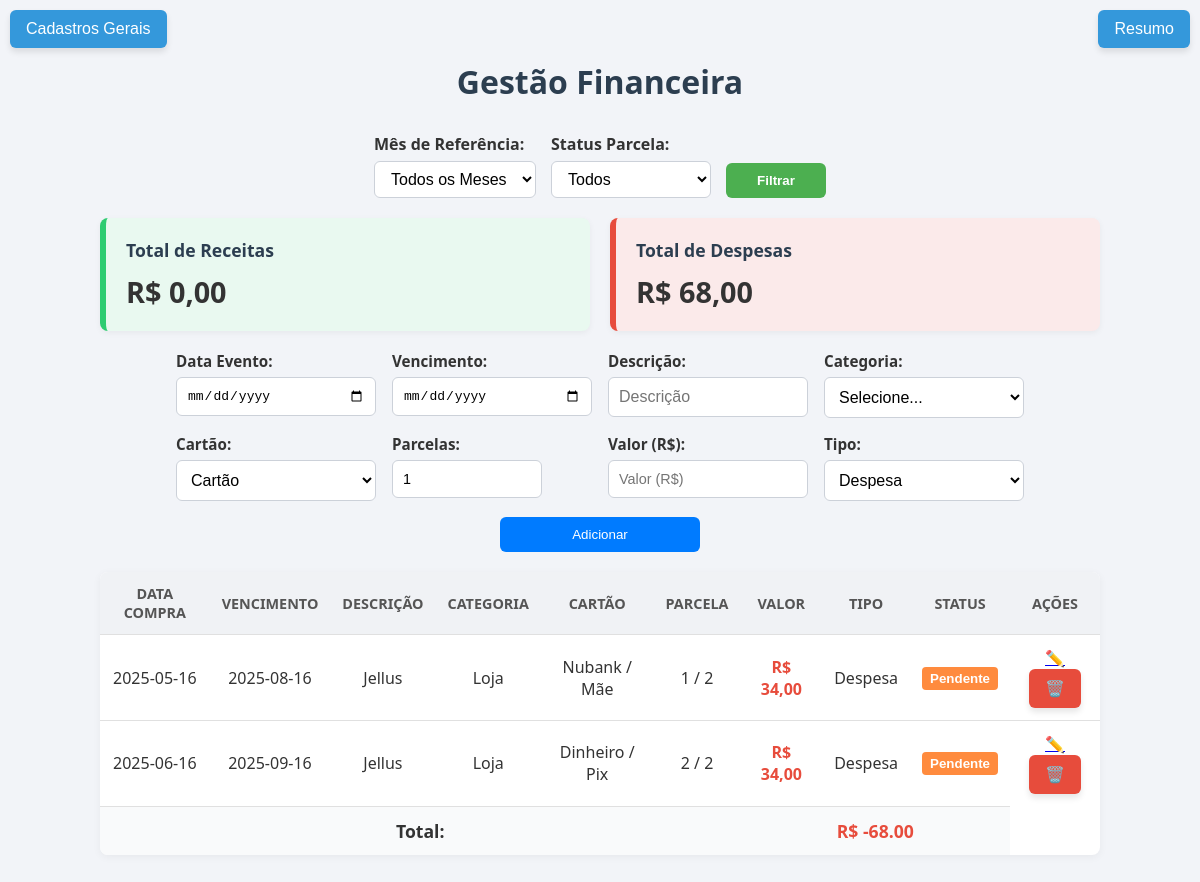
Screenshot of /index (signed in) with the database file from the repository.
### tables this page shows
CREATE TABLE movimentacoes (
        id INTEGER PRIMARY KEY AUTOINCREMENT,
        data TEXT NOT NULL,
        descricao TEXT,
        categoria TEXT,
        cartao TEXT,
        valor REAL,
        tipo TEXT
    , parcelas INTEGER DEFAULT 1, parcela_numero INTEGER DEFAULT 1, paga INTEGER DEFAULT 0, data_pagamento TEXT, usuario_id INTEGER REFERENCES usuarios(id));

CREATE TABLE cartoes (
        id INTEGER PRIMARY KEY AUTOINCREMENT,
        nome TEXT NOT NULL,
        bandeira TEXT
    );

### app.py (the view, shortened to what this page needs)
@app.route('/index', methods=['GET', 'POST'])
def index():
    if 'usuario' not in session:
        return redirect(url_for('login'))
    filtro_mes = request.args.get('mes')
    filtro_pago = request.args.get('pago')
    edit_id = request.args.get('edit_id')
    conn = get_db_connection()
    cursor = conn.cursor()
    cursor.execute("SELECT id FROM usuarios WHERE username = ?", (session['usuario'],))
    usuario_id = cursor.fetchone()['id']
    movimentacao_edit = None
    if edit_id:
        cursor.execute("SELECT * FROM movimentacoes WHERE id = ? AND usuario_id = ?", (edit_id, usuario_id))
        movimentacao_edit = cursor.fetchone()
    query = "SELECT * FROM movimentacoes WHERE usuario_id = ?"
    params = [usuario_id]
    if filtro_mes:
        query += " AND strftime('%Y-%m', data_pagamento) = ?"
        params.append(filtro_mes)
    if filtro_pago == 'sim':
        query += " AND paga = 1"
    elif filtro_pago == 'nao':
        query += " AND paga = 0"
    query += " ORDER BY data_pagamento"
    cursor.execute(query, params)
    movimentacoes = cursor.fetchall()
    cursor.execute('SELECT id, nome, descricao FROM categorias ORDER BY descricao')
    categorias = cursor.fetchall()
    cursor.execute('SELECT id, nome, bandeira FROM cartoes ORDER BY nome')
    cartoes = cursor.fetchall()
    cartoes_dict = {c['id']: {'nome': c['nome'], 'bandeira': c['bandeira']} for c in cartoes}
    movimentacoes_formatadas = []
    for m in movimentacoes:
        try:
            cartao_id = int(m['cartao']) if m['cartao'] is not None else None
            cartao_info = cartoes_dict.get(cartao_id)
        except (ValueError, KeyError, TypeError):
            cartao_info = None
        movimentacoes_formatadas.append({
            'id': m['id'],
            'data': m['data'],
            'data_pagamento': m['data_pagamento'],
            'descricao': m['descricao'],
            'categoria': m['categoria'],
            'cartao': cartao_info,
            'valor': m['valor'],
            'tipo': m['tipo'],
            'parcelas': m['parcelas'] if 'parcelas' in m.keys() else 1,
            'parcela_numero': m['parcela_numero'] if 'parcela_numero' in m.keys() else 1,
            'paga': bool(m['paga']) if 'paga' in m.keys() else False
        })
    total = sum(m['valor'] if m['tipo'] == 'receita' else -m['valor'] for m in movimentacoes_formatadas)
    total_receitas = sum(m['valor'] for m in movimentacoes_formatadas if m['tipo'] == 'receita')
    total_despesas = sum(m['valor'] for m in movimentacoes_formatadas if m['tipo'] == 'despesa')
    conn.close()
    return render_template(
        'index.html',
        movimentacoes=movimentacoes_formatadas,
        categorias=categorias,
        cartoes=cartoes,
        total=total,
        total_receitas=total_receitas,
        total_despesas=total_despesas,
        filtro_mes=filtro_mes,
        filtro_pago=filtro_pago,
        usuario=session['usuario'],
        movimentacao_edit=movimentacao_edit
    )

### app.py (called while the page is built)
def get_db_connection():
    conn = sqlite3.connect('database.db')
    conn.row_factory = sqlite3.Row
    return conn

@app.template_filter('format_currency')
def format_currency(valor):
    return f"R$ {valor:,.2f}".replace(',', 'X').replace('.', ',').replace('X', '.')

### templates/index.html (shortened to what this page needs)
<!DOCTYPE html>
<html lang="pt-br">
<head>
    <link rel="stylesheet" href="{{ url_for('static', filename='style.css') }}">
</head>
<body>
    <h1>Gestão Financeira</h1>
    <div class="top-buttons">
        <a href="{{ url_for('cadastros') }}">
            <button class="btn-cadastros">Cadastros Gerais</button>
        </a>
        <a href="{{ url_for('resumo') }}">
            <button class="btn-resumo">Resumo</button>
        </a>
    </div>
    <form method="get" class="filtros-container">
        <div>
            <label for="mes">Mês de Referência:</label>
            <select name="mes" id="mes">
                <option value="" {% if not filtro_mes %}selected{% endif %}>Todos os Meses</option>
            </select>
        </div>
        <div>
            <label for="pago">Status Parcela:</label>
            <select name="pago" id="pago">
                <option value="" {% if not filtro_pago %}selected{% endif %}>Todos</option>
            </select>
        </div>
        <div>
            <button type="submit">Filtrar</button>
        </div>
    </form>
    <div class="caixas-totais">
        <div class="caixa receita">
            <h3>Total de Receitas</h3>
            <p>{{ total_receitas | format_currency }}</p>
        </div>
        <div class="caixa despesa">
            <h3>Total de Despesas</h3>
            <p>{{ total_despesas | format_currency }}</p>
        </div>
    </div>
    <form method="post" class="formulario">
        <div>
            <label for="data">Data Evento:</label>
            <input type="date" name="data" id="data"
                   value="{{ movimentacao_edit.data if movimentacao_edit else '' }}">
        </div>
        <div>
            <label for="data_pagamento">Vencimento:</label>
            <input type="date" name="data_pagamento" id="data_pagamento" required
                   value="{{ movimentacao_edit.data_pagamento if movimentacao_edit else '' }}">
        </div>
        <div>
            <label for="descricao">Descrição:</label>
            <input type="text" name="descricao" id="descricao" placeholder="Descrição" required
                   value="{{ movimentacao_edit.descricao if movimentacao_edit else '' }}">
        </div>
        <div>
            <label for="categoria">Categoria:</label>
            <select name="categoria" required>
                <option value="">Selecione...</option>
            </select>
        </div>
        <div>
            <label for="cartao">Cartão:</label>
            <select name="cartao" id="cartao" required>
                <option value="" disabled {% if not movimentacao_edit %}selected{% endif %}>Cartão</option>
            </select>
        </div>
        <div>
            <label for="parcelas">Parcelas:</label>
            <input type="number" name="parcelas" id="parcelas" min="1"
                   value="{{ movimentacao_edit.parcelas if movimentacao_edit else 1 }}" required>
        </div>
        <div>
            <label for="valor">Valor (R$):</label>
            <input type="number" step="0.01" name="valor" id="valor" placeholder="Valor (R$)" required
                   value="{{ movimentacao_edit.valor if movimentacao_edit else '' }}">
        </div>
        <div>
            <label for="tipo">Tipo:</label>
            <select name="tipo" id="tipo" required>
                <option value="despesa" {% if movimentacao_edit and movimentacao_edit.tipo == 'despesa' %}selected{% endif %}>Despesa</option>
            </select>
        </div>
        <div>
            <button type="submit" class="btn-incluir">
                {{ 'Salvar Alterações' if movimentacao_edit else 'Adicionar' }}
            </button>
        </div>
    </form>
    <table>
        <thead>
            <tr>
                <th>Data Compra</th>
                <th>Vencimento</th>
                <th>Descrição</th>
                <th>Categoria</th>
                <th>Cartão</th>
                <th>Parcela</th>
                <th>Valor</th>
                <th>Tipo</th>
                <th>Status</th>
                <th>Ações</th>
            </tr>
        </thead>
        <tbody>
            {% for m in movimentacoes %}
                <tr>
                    <td>{{ m.data }}</td>
                    <td>{{ m.data_pagamento }}</td>
                    <td>{{ m.descricao }}</td>
                    <td>{{ m.categoria }}</td>
                    <td>
                        {% if m.cartao %}
                            {{ m.cartao['bandeira'] }} / {{ m.cartao['nome'] }}
                        {% else %}
                            <em>Não vinculado</em>
                        {% endif %}
                    </td>
                    <td>{{ m.parcela_numero }} / {{ m.parcelas }}</td>
                    <td class="{{ 'positivo' if m.tipo == 'receita' else 'negativo' }}">
                        {{ m.valor | format_currency }}
                    </td>
                    <td>{{ m.tipo.capitalize() }}</td>
                    <td>
                        <form method="post" action="{{ url_for('index') }}" style="display:inline;">
                            <button type="submit" class="btn-status {{ 'paga' if m.paga else 'pendente' }}">
                                {{ 'Pago' if m.paga else 'Pendente' }}
                            </button>
                        </form>
                    </td>
                    <td>
                        <a href="{{ url_for('index', edit_id=m.id) }}" class="btn-editar" title="Editar">✏️</a>
                        <form method="post" style="display:inline;">
                            <button type="submit" name="excluir_movimentacao" class="btn-excluir">🗑️</button>
                        </form>
                    </td>
                </tr>
            {% endfor %}
        </tbody>
        <tfoot>
            <tr>
                <td colspan="6"><strong>Total:</strong></td>
                <td colspan="3">
                    <strong class="{{ 'positivo' if total >= 0 else 'negativo' }}">
                        R$ {{ '%.2f'|format(total) }}
                    </strong>
                </td>
            </tr>
        </tfoot>
    </table>
</body>
</html>

### static/style.css (style rules this page uses)
.btn-cadastros { position: fixed; top: 10px; left: 10px; padding: 10px 16px; background-color: #3498db; color: white; border: none; border-radius: 6px; cursor: pointer; font-size: 1em; box-shadow: 0 4px 6px rgba(0, 0, 0, 0.1); transition: background-color 0.3s ease; z-index: 1000; }
.btn-resumo { position: fixed; top: 10px; right: 10px; padding: 10px 16px; background-color: #3498db; color: white; border: none; border-radius: 6px; cursor: pointer; font-size: 1em; box-shadow: 0 4px 6px rgba(0, 0, 0, 0.1); transition: background-color 0.3s ease; z-index: 1000; }
body { font-family: 'Segoe UI', Tahoma, Geneva, Verdana, sans-serif; background-color: #f2f4f8; padding: 60px 30px 30px 30px; color: #333; }
.pendente { background-color: #ff8b3e; color: white; }
.caixas-totais { display: flex; justify-content: center; gap: 20px; margin: 20px auto; flex-wrap: wrap; max-width: 1000px; }
.caixa { flex: 1 1 300px; padding: 20px; border-radius: 8px; box-shadow: 0 2px 6px rgba(0, 0, 0, 0.05); background-color: #fff; border-left: 6px solid #ccc; transition: transform 0.2s ease; }
.caixa.receita { border-left-color: #2ecc71; background-color: #e9f9f0; }
.caixa.despesa { border-left-color: #e74c3c; background-color: #fbeaea; }
.caixa h3 { margin-bottom: 10px; font-size: 1.1em; color: #2c3e50; }
.caixa p { font-size: 1.8em; font-weight: bold; color: #333; margin: 0; word-break: break-word; }
.filtros-container { display: flex; gap: 15px; justify-content: center; align-items: flex-end; margin: 20px auto; max-width: 1000px; flex-wrap: wrap; }
.filtros-container > div { display: flex; flex-direction: column; align-items: flex-start; }
.filtros-container label { font-weight: 600; margin-bottom: 6px; color: #333; font-size: 1em; }
.filtros-container input[type="month"], .filtros-container select { padding: 8px 12px; font-size: 1em; border: 1px solid #ccd1d9; border-radius: 6px; background-color: #fff; transition: border-color 0.2s ease; min-width: 160px; box-sizing: border-box; }
.filtros-container button { padding: 10px 16px; background-color: #4CAF50; color: white; font-weight: 600; border: none; border-radius: 6px; cursor: pointer; transition: background-color 0.3s ease; min-width: 100px; box-sizing: border-box; margin-top: 26px; }
.formulario { display: flex; flex-wrap: wrap; gap: 16px; justify-content: center; max-width: 1000px; margin: 20px auto; }
.formulario div { display: flex; flex-direction: column; width: 200px; }
.formulario label { font-weight: 600; margin-bottom: 6px; color: #333; font-size: 0.95em; }
.formulario input, .formulario select { padding: 10px; font-size: 1em; border: 1px solid #ccd1d9; border-radius: 6px; background-color: #fff; transition: border-color 0.2s ease; }
.btn-incluir { background-color: #007bff; color: white; border: none; padding: 10px 16px; border-radius: 6px; cursor: pointer; transition: background-color 0.2s ease; }
table { width: 100%; max-width: 1000px; margin: 0 auto; border-collapse: collapse; background-color: #fff; border-radius: 8px; box-shadow: 0 2px 8px rgba(0,0,0,0.05); overflow: hidden; }
th { background-color: #f0f2f5; color: #555; padding: 12px; text-transform: uppercase; font-size: 0.9em; }
td { padding: 12px; text-align: center; border-top: 1px solid #e0e0e0; }
tfoot td { background-color: #f9fafb; font-weight: bold; font-size: 1.1em; }
.negativo { color: #e74c3c; font-weight: bold; }
.btn-status { padding: 4px 8px; cursor: pointer; border: none; border-radius: 4px; font-weight: bold; }
.btn-excluir { background-color: #e74c3c; color: white; border: none; padding: 10px 16px; border-radius: 6px; cursor: pointer; font-size: 1em; box-shadow: 0 4px 6px rgba(0, 0, 0, 0.1); transition: background-color 0.3s ease; }
input[name="valor"] { width: 100%; font-size: 0.9em; box-sizing: border-box; }
input[name="parcelas"] { width: 75%; font-size: 0.9em; box-sizing: border-box; }
* { box-sizing: border-box; margin: 0; padding: 0; }
h1 { text-align: center; margin-bottom: 30px; color: #2c3e50; }

### rows the page displays
movimentacoes: data "2025-05-16", data_pagamento "2025-08-16", descricao "Jellus", categoria "Loja", cartao.bandeira "Nubank", cartao.nome "Mãe", parcela_numero "1", parcelas "2", valor "R$ 34,00", tipo "Despesa", paga "Pendente"
movimentacoes: data "2025-06-16", data_pagamento "2025-09-16", descricao "Jellus", categoria "Loja", cartao.bandeira "Dinheiro", cartao.nome "Pix", parcela_numero "2", parcelas "2", valor "R$ 34,00", tipo "Despesa", paga "Pendente"

### other values shown
{{ total_receitas | format_currency }} "R$ 0,00"
{{ total_despesas | format_currency }} "R$ 68,00"
{{ 'Salvar Alterações' if movimentacao_edit else 'Adicionar' }} "Adicionar"
{{ '%.2f'|format(total) }} "-68.00"
